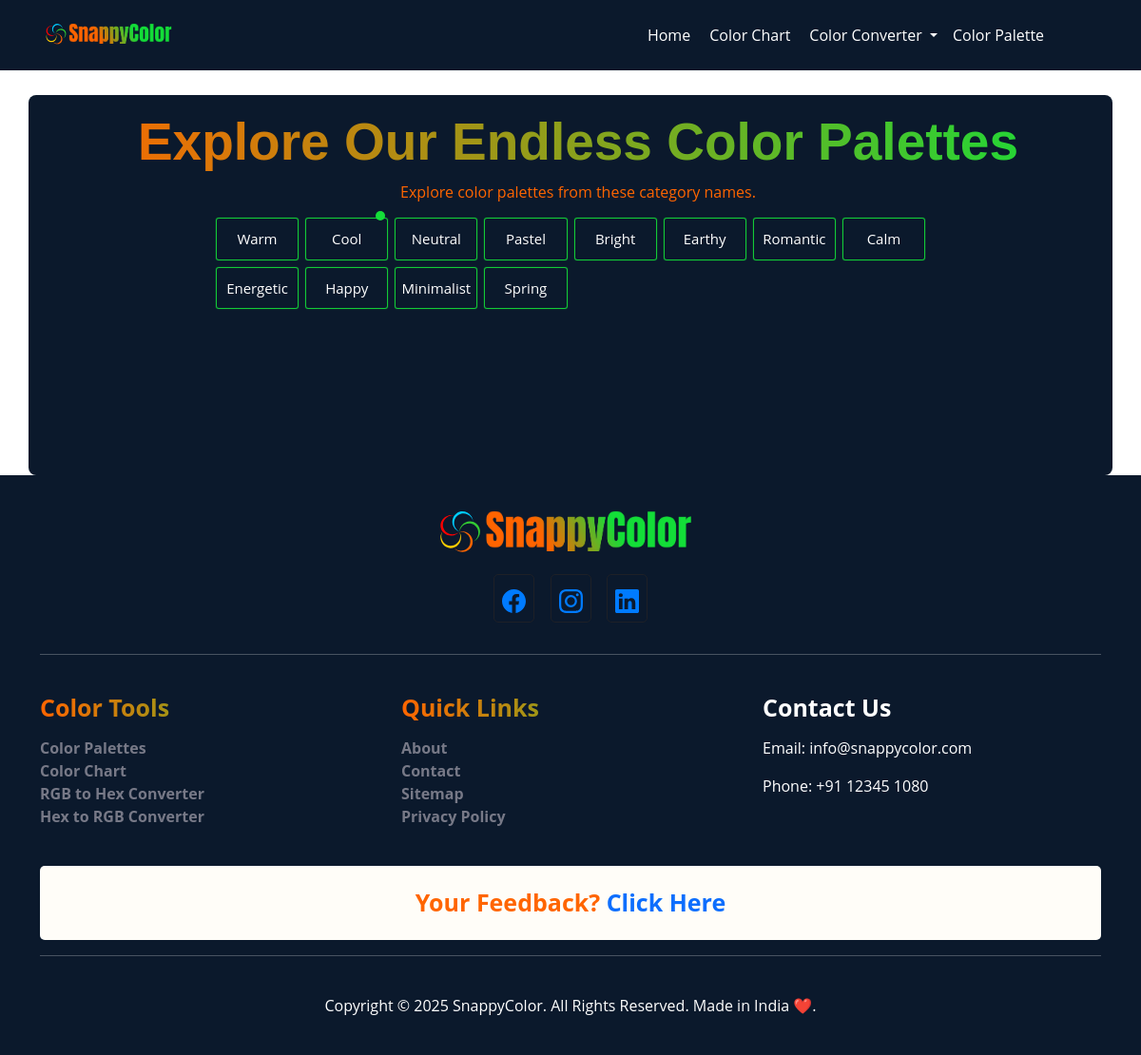
Page /color-palette/Cool on the committed database.
### colors/models.py (models this page shows, shortened)
class Category(models.Model):
    id = models.UUIDField(primary_key=True, default=uuid.uuid4, editable=False)  # UUID field
    name = models.CharField(max_length=100, unique=True)
    description = models.TextField(blank=True, null=True)
    created_by = models.ForeignKey(User, on_delete=models.CASCADE, related_name="categories")
    is_active = models.BooleanField(default=True)  # New field for active status
    created_at = models.DateTimeField(auto_now_add=True)
    updated_at = models.DateTimeField(auto_now=True)
    class Meta:
        verbose_name = "Category"
        verbose_name_plural = "Categories"

### colors/views.py (the view)
# urls.py: path('color-palette/<str:name>', individual_color_palette, name='individual_category_color_palette'),
def individual_color_palette(request, name):
    categories = Category.objects.values('id', 'name').filter(is_active=True)
    active_palettes = ColorPalette.objects.filter(is_active=True, category__is_active=True, id=name if '-' in name else None)
    if active_palettes:
        pass
    else:
        active_palettes = ColorPalette.objects.filter(is_active=True, category__is_active=True, category__name=name)
    category = Category.objects.filter(name=name)
    single_category = None
    if category:
        single_category = category[0]
    paginator = Paginator(active_palettes, 1)  # Show 20 color palettes per page.
    page_number = request.GET.get("page")
    page_obj = paginator.get_page(page_number)
    return render(request, 'color-palettes.html', {'categories': categories, 'color_palettes': active_palettes, 'single_category': single_category, "page_obj": page_obj})

### colors/templates/color-palettes.html (shortened to what this page needs)
{% extends 'base.html' %}
{% load static %}
{% block content %}
<div class="container">
    <div class="row">
        <div class="col-md-12 color-palettes-heading-section mt-0">
            <h2 class="generic-heading mt-3 ms-3 text-center">
            </h2>
            <p class="generic-para ms-3 text-center">Explore color palettes from these category names.</p>
            <div class="col-md-8 offset-md-2 my-3">
                <div class="color-palette-header-category">
                    {% for category in categories %}
                    <div class="category-name">
                        <a href="{% url 'individual_category_color_palette' category.name %}"
                            style="font-size: 15px;">{{category.name}}</a>
                        {% if category.id == single_category.id %}
                        <div class="activePalette">
                        </div>
                        {% endif %}
                    </div>
                    {% endfor %}
                </div>
            </div>
        </div>
    </div>
</div>
{% endblock %}

### colors/static/colors/css/style.css (style rules this page uses)
:root { --first-color: #0B192C; --second-color: #000000; --third-color: #1E3E62; --fourth-color: #14de39; --fifth-color: #FF6500; --sixth-color: white; --body-min-height: 100vh; --font-size-first: 24px; --font-size-second: 16px; --font-size-third: 18px; --font-weight: bold; --bg-image: linear-gradient(to right, var(--fifth-color), var(--fourth-color)); --colors-code: -80px; --heading-first: 55px; --heading-second: 40px; --main-section-height: 350px; --border-radius: 15px; --border-radius-second: 8px; --border-radius-third: 5px; --image-section-height: 600px; --image-section-color-point-size: 15px; --border: 2px solid grey; --box-shadow: 0px 10px 15px rgba(0, 0, 0, 0.3); --padding: 40px; --justify-centent: center; --aligh-items: center; --cursor: pointer; }
* { margin: 0; padding: 0; }
a { text-decoration: none; }
body { min-height: var(--body-min-height); display: flex; flex-direction: column; font-family: 'Open Sans', sans-serif; margin-top: 100px; }
.generic-heading { font-family: 'Franklin Gothic Medium', 'Arial Narrow', Arial, sans-serif; font-size: var(--heading-first); font-weight: 600; background-image: var(--bg-image); -webkit-background-clip: text; color: transparent; }
.color-palettes-heading-section { background-color: var(--first-color); --main-section-height: 400px; height: var(--main-section-height); border-radius: var(--border-radius-second); }
.generic-para { color: var(--fifth-color); }
.color-palette-header-category { display: grid; grid-gap: 9px; grid-template-columns: repeat(8, minmax(60px, 1fr)); justify-content: center; color: var(--sixth-color); }
.color-palette-header-category .category-name { display: flex; border-radius: 2px; justify-content: center; align-items: center; cursor: var(--cursor); box-shadow: 0 0 1px 1px var(--fourth-color); color: white; position: relative; }
.color-palette-header-category .category-name a { color: white; padding: 10px; }
.activePalette { height: 10px; width: 10px; border-radius: 50%; background-color: #14de39; position: absolute; top: -20%; right: 2px; }

### rows in the picture
Category: name "Warm"
Category: name "Cool"
Category: name "Neutral"
Category: name "Pastel"
Category: name "Bright"
Category: name "Earthy"
Category: name "Romantic"
Category: name "Calm"
Category: name "Energetic"
Category: name "Happy"
Category: name "Minimalist"
Category: name "Spring"
